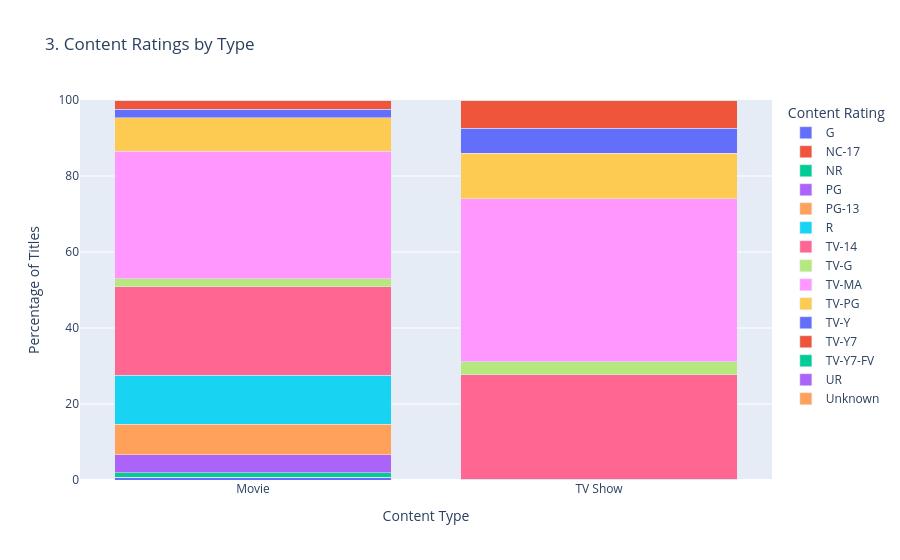

The notebook cell saved with this chart:
### Markdown cell above
## Visualization 3: Content Ratings by Type
**Research question:** How do content-rating distributions differ between movies and TV shows?

**Visual mapping:** This is a 100% stacked bar. The horizontal position is content type. The vertical position is the percentage of that type, so both bars run from 0 to 100 even though there are more movies than TV shows. Color is the content rating. Comparing percentages, rather than raw counts, is what makes the two catalogs comparable. Ali et al. identified TV-MA as one of the most common ratings. This chart checks that claim separately for movies and for TV shows.

**Findings:** TV-MA is the largest rating in both groups: about 34% of movies and about 43% of TV shows. TV-14 is second in both. R-rated titles are a visible share of movies, and TV-PG is a visible share of TV shows. Mature and teen ratings dominate both types, and the TV-show bar is more concentrated in TV-MA.

### Code cell
def create_chart_3(data):
    counts = (
        data.groupby(["type", "rating"])
        .size()
        .reset_index(name="count")
    )

    counts["percentage"] = (
        counts["count"]
        / counts.groupby("type")["count"].transform("sum")
        * 100
    )

    fig = px.bar(
        counts,
        x="type",
        y="percentage",
        color="rating",
        title="3. Content Ratings by Type",
        labels={
            "type": "Content Type",
            "percentage": "Percentage of Titles",
            "rating": "Content Rating"
        }
    )

    fig.update_layout(
        barmode="stack",
        yaxis_range=[0, 100]
    )

    return fig

fig = create_chart_3(df)
fig.show()

### Figure 1 — Plotly figure (JSON) as saved in the notebook; plotly's stock layout.template omitted (floating-point values rounded to 4 significant figures)
{"data": [{"hovertemplate": "Content Rating=G<br>Content Type=%{x}<br>Percentage of Titles=%{y}<extra></extra>", "legendgroup": "G", "marker": {"color": "#636efa", "pattern": {"shape": ""}}, "name": "G", "orientation": "v", "showlegend": true, "textposition": "auto", "type": "bar", "x": ["Movie"], "xaxis": "x", "y": [0.6688], "yaxis": "y"}, {"hovertemplate": "Content Rating=NC-17<br>Content Type=%{x}<br>Percentage of Titles=%{y}<extra></extra>", "legendgroup": "NC-17", "marker": {"color": "#EF553B", "pattern": {"shape": ""}}, "name": "NC-17", "orientation": "v", "showlegend": true, "textposition": "auto", "type": "bar", "x": ["Movie"], "xaxis": "x", "y": [0.04894], "yaxis": "y"}, {"hovertemplate": "Content Rating=NR<br>Content Type=%{x}<br>Percentage of Titles=%{y}<extra></extra>", "legendgroup": "NR", "marker": {"color": "#00cc96", "pattern": {"shape": ""}}, "name": "NR", "orientation": "v", "showlegend": true, "textposition": "auto", "type": "bar", "x": ["Movie", "TV Show"], "xaxis": "x", "y": [1.223, 0.1868], "yaxis": "y"}, {"hovertemplate": "Content Rating=PG<br>Content Type=%{x}<br>Percentage of Titles=%{y}<extra></extra>", "legendgroup": "PG", "marker": {"color": "#ab63fa", "pattern": {"shape": ""}}, "name": "PG", "orientation": "v", "showlegend": true, "textposition": "auto", "type": "bar", "x": ["Movie"], "xaxis": "x", "y": [4.682], "yaxis": "y"}, {"hovertemplate": "Content Rating=PG-13<br>Content Type=%{x}<br>Percentage of Titles=%{y}<extra></extra>", "legendgroup": "PG-13", "marker": {"color": "#FFA15A", "pattern": {"shape": ""}}, "name": "PG-13", "orientation": "v", "showlegend": true, "textposition": "auto", "type": "bar", "x": ["Movie"], "xaxis": "x", "y": [7.993], "yaxis": "y"}, {"hovertemplate": "Content Rating=R<br>Content Type=%{x}<br>Percentage of Titles=%{y}<extra></extra>", "legendgroup": "R", "marker": {"color": "#19d3f3", "pattern": {"shape": ""}}, "name": "R", "orientation": "v", "showlegend": true, "textposition": "auto", "type": "bar", "x": ["Movie", "TV Show"], "xaxis": "x", "y": [13.0, 0.07474], "yaxis": "y"}, {"hovertemplate": "Content Rating=TV-14<br>Content Type=%{x}<br>Percentage of Titles=%{y}<extra></extra>", "legendgroup": "TV-14", "marker": {"color": "#FF6692", "pattern": {"shape": ""}}, "name": "TV-14", "orientation": "v", "showlegend": true, "textposition": "auto", "type": "bar", "x": ["Movie", "TV Show"], "xaxis": "x", "y": [23.28, 27.39], "yaxis": "y"}, {"hovertemplate": "Content Rating=TV-G<br>Content Type=%{x}<br>Percentage of Titles=%{y}<extra></extra>", "legendgroup": "TV-G", "marker": {"color": "#B6E880", "pattern": {"shape": ""}}, "name": "TV-G", "orientation": "v", "showlegend": true, "textposition": "auto", "type": "bar", "x": ["Movie", "TV Show"], "xaxis": "x", "y": [2.055, 3.513], "yaxis": "y"}, {"hovertemplate": "Content Rating=TV-MA<br>Content Type=%{x}<br>Percentage of Titles=%{y}<extra></extra>", "legendgroup": "TV-MA", "marker": {"color": "#FF97FF", "pattern": {"shape": ""}}, "name": "TV-MA", "orientation": "v", "showlegend": true, "textposition": "auto", "type": "bar", "x": ["Movie", "TV Show"], "xaxis": "x", "y": [33.62, 42.79], "yaxis": "y"}, {"hovertemplate": "Content Rating=TV-PG<br>Content Type=%{x}<br>Percentage of Titles=%{y}<extra></extra>", "legendgroup": "TV-PG", "marker": {"color": "#FECB52", "pattern": {"shape": ""}}, "name": "TV-PG", "orientation": "v", "showlegend": true, "textposition": "auto", "type": "bar", "x": ["Movie", "TV Show"], "xaxis": "x", "y": [8.809, 12.07], "yaxis": "y"}, {"hovertemplate": "Content Rating=TV-Y<br>Content Type=%{x}<br>Percentage of Titles=%{y}<extra></extra>", "legendgroup": "TV-Y", "marker": {"color": "#636efa", "pattern": {"shape": ""}}, "name": "TV-Y", "orientation": "v", "showlegend": true, "textposition": "auto", "type": "bar", "x": ["Movie", "TV Show"], "xaxis": "x", "y": [2.137, 6.577], "yaxis": "y"}, {"hovertemplate": "Content Rating=TV-Y7<br>Content Type=%{x}<br>Percentage of Titles=%{y}<extra></extra>", "legendgroup": "TV-Y7", "marker": {"color": "#EF553B", "pattern": {"shape": ""}}, "name": "TV-Y7", "orientation": "v", "showlegend": true, "textposition": "auto", "type": "bar", "x": ["Movie", "TV Show"], "xaxis": "x", "y": [2.268, 7.287], "yaxis": "y"}, {"hovertemplate": "Content Rating=TV-Y7-FV<br>Content Type=%{x}<br>Percentage of Titles=%{y}<extra></extra>", "legendgroup": "TV-Y7-FV", "marker": {"color": "#00cc96", "pattern": {"shape": ""}}, "name": "TV-Y7-FV", "orientation": "v", "showlegend": true, "textposition": "auto", "type": "bar", "x": ["Movie", "TV Show"], "xaxis": "x", "y": [0.08157, 0.03737], "yaxis": "y"}, {"hovertemplate": "Content Rating=UR<br>Content Type=%{x}<br>Percentage of Titles=%{y}<extra></extra>", "legendgroup": "UR", "marker": {"color": "#ab63fa", "pattern": {"shape": ""}}, "name": "UR", "orientation": "v", "showlegend": true, "textposition": "auto", "type": "bar", "x": ["Movie"], "xaxis": "x", "y": [0.04894], "yaxis": "y"}, {"hovertemplate": "Content Rating=Unknown<br>Content Type=%{x}<br>Percentage of Titles=%{y}<extra></extra>", "legendgroup": "Unknown", "marker": {"color": "#FFA15A", "pattern": {"shape": ""}}, "name": "Unknown", "orientation": "v", "showlegend": true, "textposition": "auto", "type": "bar", "x": ["Movie", "TV Show"], "xaxis": "x", "y": [0.08157, 0.07474], "yaxis": "y"}], "layout": {"barmode": "stack", "legend": {"title": {"text": "Content Rating"}, "tracegroupgap": 0}, "title": {"text": "3. Content Ratings by Type"}, "xaxis": {"anchor": "y", "domain": [0, 1], "title": {"text": "Content Type"}}, "yaxis": {"anchor": "x", "domain": [0, 1], "range": [0, 100], "title": {"text": "Percentage of Titles"}}}}
